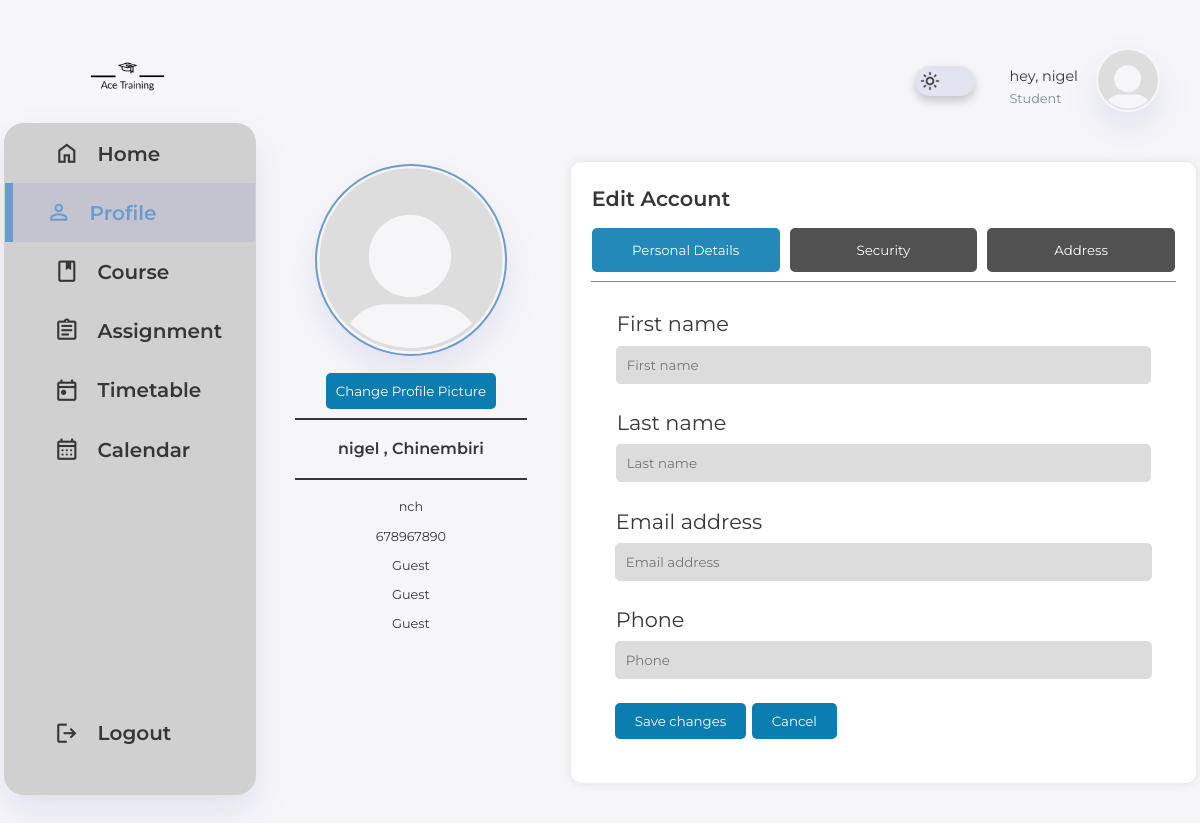
Screenshot of /Dashboards/Student/profile.php (signed in) with the database file from the repository.
### tables this page shows
CREATE TABLE `users` (
  `id` int(11) NOT NULL,
  `FName` varchar(25) NOT NULL,
  `LName` varchar(25) NOT NULL,
  `username` varchar(25) NOT NULL,
  `password` varchar(60) NOT NULL,
  `email` varchar(128) NOT NULL,
  `phone` int(11) NOT NULL,
  `profile_pic` varchar(25) NOT NULL DEFAULT 'default.png',
  `active` tinyint(1) NOT NULL DEFAULT 0,
  `created_at` datetime NOT NULL
);

### Dashboards/Student/profile.php (the view, shortened to what this page needs)
<?php
global $conn;
$stmt = $conn->prepare("SELECT * FROM users WHERE id = ?");
$stmt->bind_param("i", $_SESSION['id']);
$stmt->execute();
$result = $stmt->get_result();
if ($result->num_rows > 0) {
    $user = $result->fetch_assoc();
}else{
    echo "No data found with id:" . $_SESSION['id'];
}
?>
<html lang="en">
<head>
    <link rel="stylesheet" href="../../assets/dashboard_css/dark-light.css">
    <link rel="stylesheet" href="../../assets/dashboard_css/Dashboard.css">
    <link rel="stylesheet" href="../../assets/dashboard_css/sidebar.css">
    <link rel="stylesheet" href="../../assets/dashboard_css/top-bar.css">
    <link rel="stylesheet" href="../../assets/dashboard_css/Profile.css">
    <link rel="stylesheet" href="../../assets/gridlayout_css/gridLayoutForProfile.css">
</head>
<body>
<div class="container">
    <div class="Top-bar">
        <div class="nav">
            <div class="toggleTheme" id="mode-toggle"></div>
            <div class="profile">
                <div class="info">
                    <p>hey, <?php echo isset($user) ? $user ['FName']: 'Guest';?></p>
                    <small class="textMuted">Student</small>
                </div>
                <div class="profile_pic">
                    <img src="../../assets/img/Default_pfp.png">
                </div>
            </div>
        </div>
    </div>
    <aside class="aside">
        <div class="toggle">
            <div class="logo">
                <img src="../../assets/img/AceTraining-logo-light-transparent.png">
            </div>
        </div>
        <div class="sidebar">
            <a href="StudentMain.php" >
                <span class="material-symbols-outlined">home</span>
                <h3>Home</h3>
            </a>
            <a href="profile.php"  class="active" >
                <span class="material-symbols-outlined">person</span>
                <h3>Profile</h3>
            </a>
            <a href="course.php" >
                <span class="material-symbols-outlined">book</span>
                <h3>Course</h3>
            </a>
            <a href="assignment/assignment.php">
                <span class="material-symbols-outlined">assignment</span>
                <h3>Assignment</h3>
            </a>
            <a href="timetable.php">
                <span class="material-symbols-outlined">today</span>
                <h3>Timetable</h3>
            </a>
            <a href="calendar.php">
                <span class="material-symbols-outlined">calendar_month</span>
                <h3>Calendar</h3>
            <a href="../../LoginSystem/logout.php">
                <span class="material-symbols-outlined">logout</span>
                <h3>Logout</h3>
            </a>
        </div>
    </aside>
    <div class="main">
            <div class="sideProfile">
                <div class="main-side-profile">
                    <div class="profile-pic">
                        <img src="../../assets/img/Default_pfp.png">
                    </div>
                    <div class="profileBtn">
                        <button class="btn-primary">Change Profile Picture</button>
                    </div>
                    <div class="profileInfo">
                        <div class="line">
                        </div>
                        <h3><?php echo isset($user) ? $user ['FName']: 'Guest';?> , <?php echo isset($user) ? $user ['LName']: 'Guest';?></h3>
                         <div class="line">
                         </div>
                        <p><?php echo isset($user) ? $user ['email']: 'Guest';?></p>
                        <p><?php echo isset($user) ? $user ['phone']: 'Guest';?></p>
                        <p><?php echo isset($userAddress) ? $userAddress ['street']: 'Guest';?></p>
                        <p><?php echo isset($userAddress) ? $userAddress ['city']: 'Guest';?></p>
                        <p><?php echo isset($userAddress) ? $userAddress ['postcode']: 'Guest';?></p>
                    </div>
                </div>
            </div>
        <div class="mainProfile">
            <div class="header">Edit Account</div>
            <div class="tabSelection">
                <button class="tabBtn" onclick="openPage(event , 'personal' )" id="defaultTab">Personal Details</button>
                <button class="tabBtn" onclick="openPage(event , 'Security' )">Security</button>
                <button class="tabBtn" onclick="openPage(event , 'address')"> Address</button>
            </div>
            <div class="tabsArea">
                <div id="personal" class="tabContent">
                    <div class="card-body">
                        <form id="formAccountSettings" method="GET" action="dataChange/changeInfo.php">
                            <div class="form-row">
                                <div class="form-group ">
                                    <label for="inputFirstName">First name</label>
                                    <input type="text" class="form-control" id="inputFirstName" placeholder="First name">
                                </div>
                                <div class="form-group ">
                                    <label for="inputLastName">Last name</label>
                                    <input type="text" class="form-control" id="inputLastName" placeholder="Last name">
                                </div>
                            </div>
                            <div class="form-group">
                                <label for="inputEmailAddress">Email address</label>
                                <input type="email" class="form-control" id="inputEmailAddress" placeholder="Email address">
                            </div>
                            <div class="form-group">
                                <label for="inputPhone">Phone</label>
                                <input type="text" class="form-control" id="inputPhone" placeholder="Phone">
                            </div>
                            <div class="form-group">
                            </div>
                            <div class="ActionButton">
                                <button type="submit" class="btn btn-primary me-2">Save changes</button>
                                <button type="reset" class="btn btn-label-secondary">Cancel</button>
                            </div>
                        </form>
                    </div>
                </div>
            </div>
        </div>
    </div>
</div>
</body>

### assets/dashboard_css/dark-light.css (style rules this page uses)
.toggleTheme { display: flex; position: relative; height: 30px; width: 60px; background-color: var(--color-light); border-radius: 100px; box-shadow: 0 5px 10px rgba(0, 0, 0, 0.2); align-items: center; cursor: pointer; transition: transform 0.3s, box-shadow 0.3s; margin-right: -15px; margin-top: -10px }
.toggleTheme:before { content: ""; position: absolute; top: 50%; left: 5px; transform: translateY(-50%); height: 20px; width: 20px; background-image: url('../../assets/img/light.png'); background-size: contain; border-radius: 50%; transition: left 0.3s, background-image 0.3s; }

### assets/dashboard_css/Dashboard.css (style rules this page uses)
:root { --primary-color: #6C9BCF; --color-White: #d0d0d0; --color-dark: #363636; --color-info-dark: #7d8Ba1; --color-info-light: #e4e7ea; --color-success: #28a745; --color-light: rgba(132, 139, 200, 0.18); --primary-font: 'Montserrat', sans-serif; --card-border-radius: 2rem; --border-radius-1: 0.5rem; --border-radius-2: 1rem; --color-background: #f6f6f9; --card-padding: 2rem; --padding-1:1.5rem; --box-shadow: 0 1rem 2rem var(--color-light); --border-colors : var(--color-info-dark); }
.toggle .logo img { margin: -25px 0 -30px 50px; width: 50% !important; height: 50% !important; object-fit: cover !important; }
* { margin: 0; padding: 1px; box-sizing: border-box; text-decoration: none; outline: 0; appearance: none; font-family: var(--primary-font), sans-serif; }
body { background-color: var(--color-background); color: var(--color-dark); font-size: 0.9rem; font-weight: 400; line-height: 1.5; overflow-x: hidden; transition: all 0.5s ease; width: 100%; height: auto; }
a { color: var(--color-dark); text-decoration: none; transition: all 0.5s ease; }
img { max-width: 100%; height: auto; display: block; object-fit: cover; }
h3 { font-size: 1.25rem; font-weight: 600; }
small { font-size: 0.8rem; font-weight: 400; }
p { color: var(--color-dark-varient); }
.textMuted { color: var(--color-info-dark); }
html, body , .container { height: 100%; margin: 0; }
@media screen and (max-width: 1200px) { .container { grid-template-columns: 0.3fr 1.6fr 1fr; } }
@media screen and (max-width: 1200px) { .container .toggle, .container main, .container .Top-bar { padding: 20px 20px 0 20px; } }
@media screen and (max-width: 1200px) { .sidebar a { align-items: center; } }

### assets/dashboard_css/sidebar.css (style rules this page uses)
aside { height: 100vh; }
aside .toggle { display: flex; justify-content: space-between; align-items: center; margin-top: 0.5rem; }
aside .toggle .logo { display: flex; gap: 0.5rem; margin-top: 15px; }
aside .toggle .logo img { width: 8rem; height: 4rem; object-fit: fill; }
aside .sidebar { display: flex; flex-direction: column; position: relative; background-color: var(--color-White); box-shadow: var(--box-shadow); cursor: pointer; border-radius: 20px; height: 84vh; top: 1.5rem; transition: all 0.5s ease; }
aside .sidebar a { display: flex; height: 3.7rem; align-items: center; padding: 0 2rem; color: var(--color-dark); position: relative; margin-left: 1rem; transition: all 0.5s ease; gap: 1rem; }
aside .sidebar a span { font-size: 1.6rem; transition: all 0.3s ease; }
aside .sidebar a:last-child { position: absolute; bottom: 2rem; }
aside .sidebar a.active { width: 100%; background-color: var(--color-light); color: var(--primary-color); margin-left: 0; }
aside .sidebar a.active span { color: var(--primary-color); margin-left: 0.5rem; }
aside .sidebar a.active::before { content: ''; position: absolute; left: 0; top: 0; height: 100%; width: 0.5rem; background-color: var(--primary-color); }

### assets/dashboard_css/top-bar.css (style rules this page uses)
.Top-bar { margin-top: 1rem; width: 100%; }
.Top-bar .nav { display: flex; gap: 2rem; align-items: center; float: right; }
.Top-bar .profile { display: flex; gap: 1rem; align-items: center; cursor: pointer; transition: all 0.5s ease; padding: 0.5rem 1rem; }
.Top-bar .profile_pic { width: 4rem; margin-bottom: 0.8rem; border-radius: 50%; object-fit: cover; overflow: hidden; transition: all 0.5s ease; box-shadow: var(--box-shadow); }

### rows the page displays
users: FName "nigel", LName "Chinembiri", email "nch", phone "678967890"
